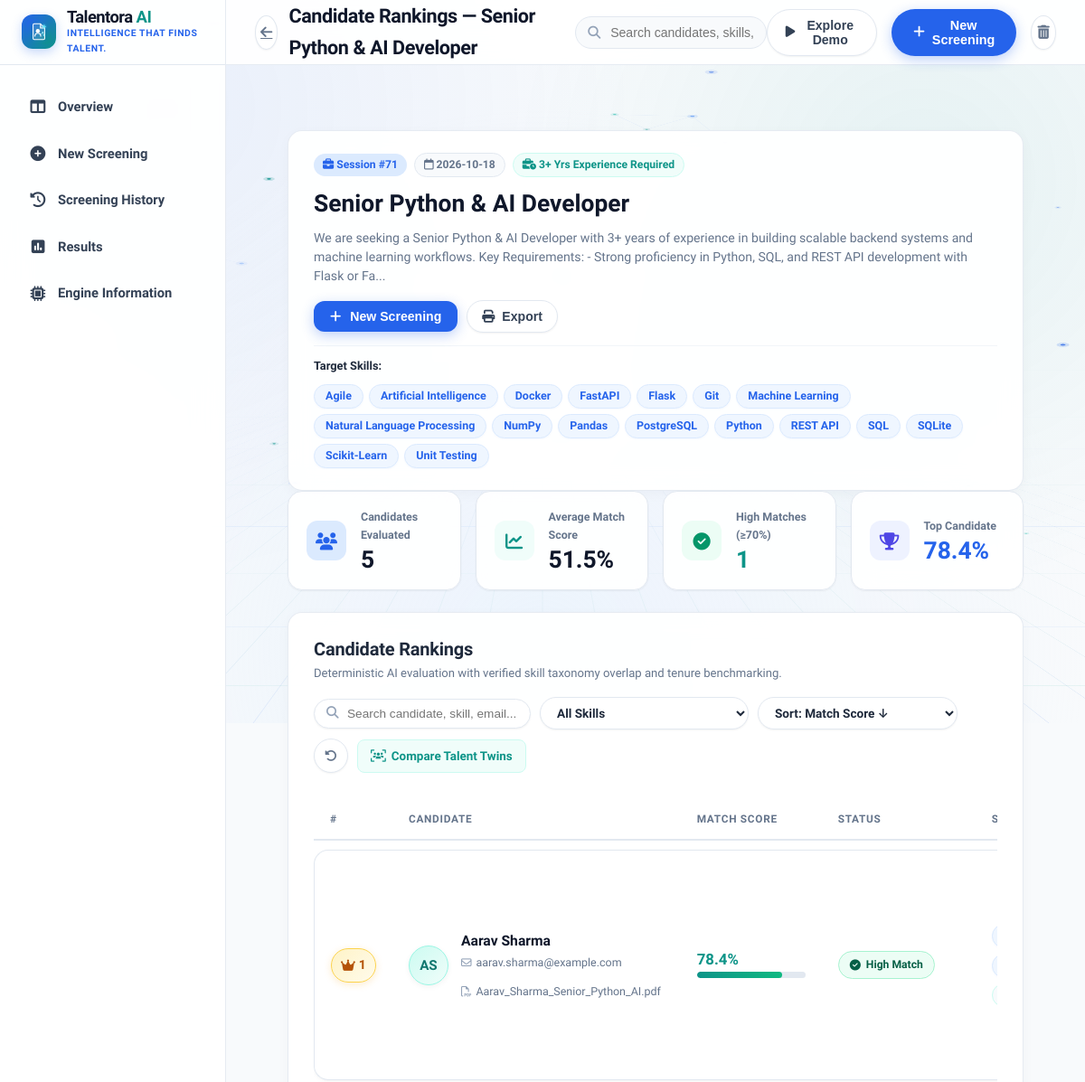
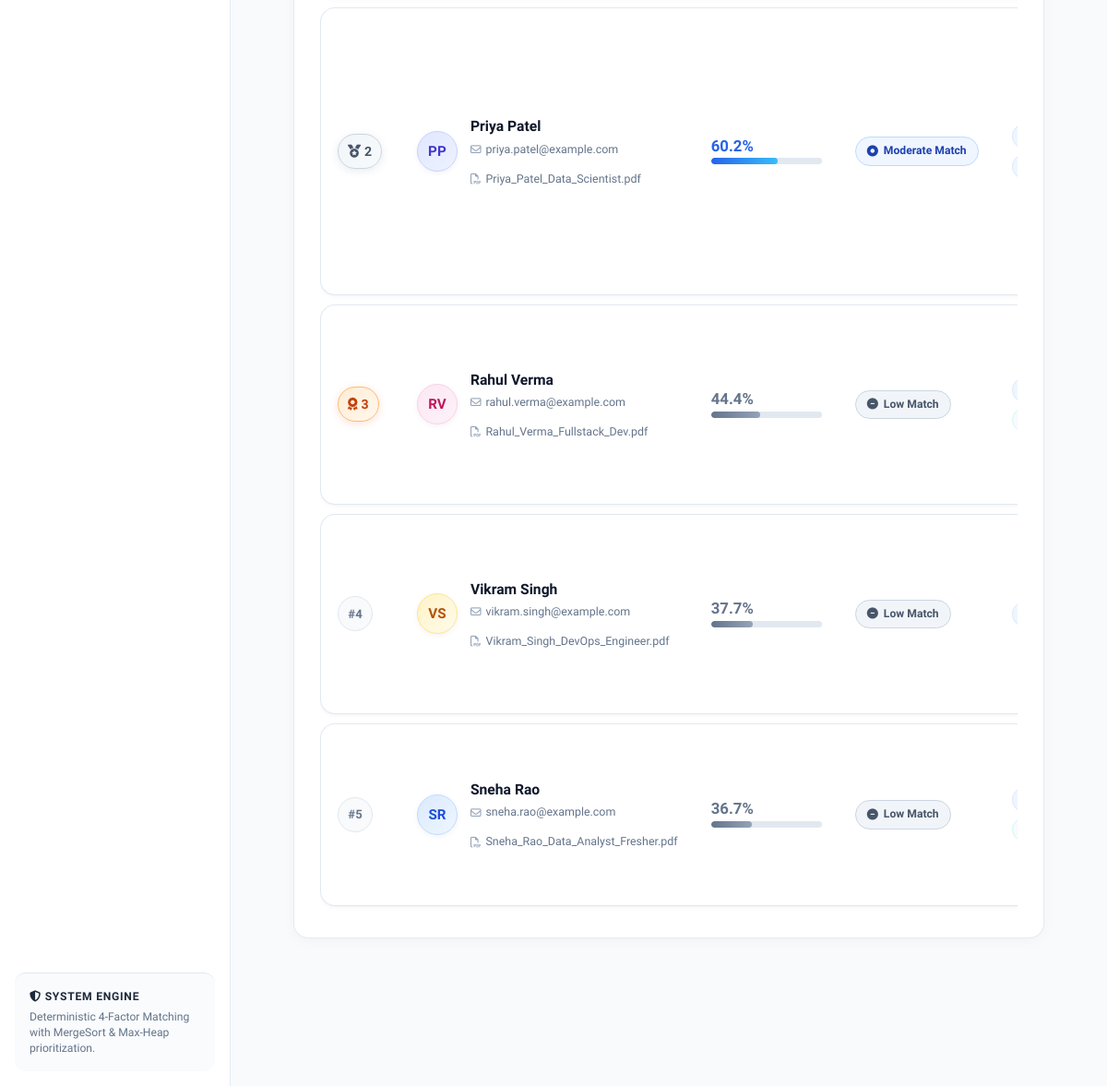
The page /results/71 on the database its author committed (2 pictures, top to bottom).
### tables this page shows
CREATE TABLE jobs (
            id INTEGER PRIMARY KEY AUTOINCREMENT,
            job_title TEXT NOT NULL,
            job_description TEXT NOT NULL,
            required_skills TEXT,
            required_experience REAL DEFAULT 0,
            created_at TIMESTAMP DEFAULT CURRENT_TIMESTAMP
        );

CREATE TABLE candidates (
            id INTEGER PRIMARY KEY AUTOINCREMENT,
            job_id INTEGER,
            name TEXT NOT NULL,
            email TEXT,
            phone TEXT,
            education TEXT,
            experience_years REAL DEFAULT 0,
            resume_filename TEXT,
            match_score REAL DEFAULT 0,
            skill_score REAL DEFAULT 0,
            exp_score REAL DEFAULT 0,
            edu_score REAL DEFAULT 0,
            tfidf_score REAL DEFAULT 0,
            badge TEXT,
            badge_class TEXT,
            matched_skills TEXT,
            missing_skills TEXT,
            additional_skills TEXT,
            explanations_json TEXT,
            raw_text TEXT,
            projects TEXT,
            certifications TEXT,
            created_at TIMESTAMP DEFAULT CURRENT_TIMESTAMP,
            FOREIGN KEY (job_id) REFERENCES jobs (id) ON DELETE CASCADE
        );

CREATE TABLE talent_twin_simulations (
            id INTEGER PRIMARY KEY AUTOINCREMENT,
            candidate_id INTEGER NOT NULL UNIQUE,
            job_id INTEGER NOT NULL,
            task_type TEXT,
            challenge_title TEXT,
            challenge_json TEXT,
            submission_json TEXT,
            results_json TEXT,
            practical_score REAL DEFAULT 0.0,
            confidence_score REAL DEFAULT 0.0,
            confidence_badge TEXT,
            status TEXT DEFAULT 'pending',
            created_at TIMESTAMP DEFAULT CURRENT_TIMESTAMP,
            completed_at TIMESTAMP,
            FOREIGN KEY (candidate_id) REFERENCES candidates (id) ON DELETE CASCADE,
            FOREIGN KEY (job_id) REFERENCES jobs (id) ON DELETE CASCADE
        );

### app.py (the view)
@app.route('/results/<int:job_id>')
def view_results(job_id: int):
    job = database.get_job(job_id)
    if not job:
        flash("Screening session not found.", "error")
        return redirect(url_for('dashboard'))
    candidates = database.get_job_talent_twin_comparison(job_id)
    ranked_candidates = merge_sort(candidates, key=lambda c: c["match_score"], reverse=True)
    for idx, cand in enumerate(ranked_candidates):
        cand["rank"] = idx + 1
    total_count = len(ranked_candidates)
    avg_score = round(sum(c["match_score"] for c in ranked_candidates) / total_count, 1) if total_count > 0 else 0.0
    top_candidate = ranked_candidates[0] if ranked_candidates else None
    all_skills_set = set()
    for c in ranked_candidates:
        all_skills_set.update(c.get("skills", []))
    available_skills = sorted(list(all_skills_set))
    return render_template(
        'results.html',
        job=job,
        candidates=ranked_candidates,
        total_count=total_count,
        avg_score=avg_score,
        top_candidate=top_candidate,
        available_skills=available_skills
    )

### templates/results.html (shortened to what this page needs)
{% extends 'base.html' %}
{% block page_title %}Candidate Rankings — {{ job.job_title }}{% endblock %}
{% block content %}
<div class="results-page-container">
    <div class="card-light-panel mb-4">
        <div style="display: flex; justify-content: space-between; align-items: flex-start; flex-wrap: wrap; gap: 16px;">
            <div>
                <div style="display: flex; gap: 8px; align-items: center; margin-bottom: 8px; flex-wrap: wrap;">
                    <span style="font-size: 0.76rem; font-weight: 700; background: var(--color-soft-sky); color: var(--color-arctic-blue); padding: 3px 10px; border-radius: var(--radius-pill);">
                        <i class="fa-solid fa-briefcase"></i> Session #{{ job.id }}
                    </span>
                    <span style="font-size: 0.76rem; font-weight: 600; background: var(--color-ice-white); color: var(--color-slate-muted); padding: 3px 10px; border-radius: var(--radius-pill); border: 1px solid var(--border-color);">
                        <i class="fa-regular fa-calendar"></i> {{ job.created_at[:10] if job.created_at else 'Recent' }}
                    </span>
                    {% if job.required_experience > 0 %}
                    <span style="font-size: 0.76rem; font-weight: 700; background: var(--color-soft-teal); color: var(--color-teal); padding: 3px 10px; border-radius: var(--radius-pill); border: 1px solid var(--color-soft-teal-border);">
                        <i class="fa-solid fa-business-time"></i> {{ job.required_experience|format_exp }}+ Yrs Experience Required
                    </span>
                    {% endif %}
                </div>
                <h1 style="font-size: 1.65rem; font-weight: 800; color: var(--color-slate-title); margin-bottom: 6px;">{{ job.job_title }}</h1>
                <p style="font-size: 0.88rem; color: var(--color-slate-muted); max-width: 820px; line-height: 1.5;">{{ job.job_description[:240] }}{% if job.job_description|length > 240 %}...{% endif %}</p>
            </div>
            <div style="display: flex; gap: 10px; align-items: center;">
                <button type="button" class="btn-primary-screen" onclick="openUploadModal()" style="padding: 9px 18px; font-size: 0.88rem; width: auto;">
                    <i class="fa-solid fa-plus"></i> New Screening
                </button>
                <button onclick="window.print()" class="btn-nav-demo" title="Print / Export Report" style="padding: 9px 16px; font-size: 0.88rem;">
                    <i class="fa-solid fa-print"></i> Export
                </button>
            </div>
        </div>
        {% if job.required_skills %}
        <div class="target-skills-wrap">
            <span class="target-skills-label">Target Skills:</span>
            <div class="skills-pill-cluster">
                {% for s in job.required_skills %}
                <span class="skill-pill-tag">{{ s }}</span>
                {% endfor %}
            </div>
        </div>
        {% endif %}
    </div>
    <div class="kpi-slots-grid mb-4">
        <div class="kpi-card-clean">
            <div class="kpi-icon-pill icon-blue"><i class="fa-solid fa-users"></i></div>
            <div>
                <span class="kpi-label-muted">Candidates Evaluated</span>
                <div class="kpi-stat-bold">{{ total_count }}</div>
            </div>
        </div>
        <div class="kpi-card-clean">
            <div class="kpi-icon-pill icon-teal"><i class="fa-solid fa-chart-line"></i></div>
            <div>
                <span class="kpi-label-muted">Average Match Score</span>
                <div class="kpi-stat-bold">{{ avg_score }}%</div>
            </div>
        </div>
        <div class="kpi-card-clean">
            <div class="kpi-icon-pill icon-green"><i class="fa-solid fa-circle-check"></i></div>
            <div>
                <span class="kpi-label-muted">High Matches (&ge;70%)</span>
                <div class="kpi-stat-bold" style="color: var(--color-teal);">
                    {{ candidates|selectattr('match_score', 'ge', 70)|list|length }}
                </div>
            </div>
        </div>
        <div class="kpi-card-clean">
            <div class="kpi-icon-pill icon-indigo"><i class="fa-solid fa-trophy"></i></div>
            <div>
                <span class="kpi-label-muted">Top Candidate</span>
                <div class="kpi-stat-bold" style="color: var(--color-arctic-blue);">
                    {% if top_candidate %}{{ top_candidate.match_score }}%{% else %}N/A{% endif %}
                </div>
            </div>
        </div>
    </div>
    <div class="card-light-panel" id="rankingsSection">
        <div class="table-toolbar-flex" style="margin-bottom: 20px;">
            <div>
                <h3 class="panel-title-clean" style="font-size: 1.25rem;">Candidate Rankings</h3>
                <p class="panel-sub-text">Deterministic AI evaluation with verified skill taxonomy overlap and tenure benchmarking.</p>
            </div>
            <div style="display: flex; gap: 10px; align-items: center; flex-wrap: wrap;">
                <div style="position: relative; min-width: 240px;">
                    <i class="fa-solid fa-magnifying-glass" style="position: absolute; left: 14px; top: 50%; transform: translateY(-50%); color: var(--color-slate-light); font-size: 0.85rem;"></i>
                    <input type="text" id="candidateSearchInput" class="light-table-search"
                        placeholder="Search candidate, skill, email..." onkeyup="filterRankingsTable()" style="padding-left: 36px; font-size: 0.85rem; padding-top: 8px; padding-bottom: 8px;">
                </div>
                <select id="skillDropdownFilter" class="light-select-control" onchange="filterRankingsTable()" style="font-size: 0.85rem; padding: 8px 14px;">
                    <option value="">All Skills</option>
                </select>
                <select id="sortDropdownFilter" class="light-select-control" onchange="sortRankingsTable(this.value)" style="font-size: 0.85rem; padding: 8px 14px;">
                    <option value="score_desc">Sort: Match Score &darr;</option>
                </select>
                <button type="button" class="btn-clear-filters" onclick="clearRankingsFilters()" title="Reset Filters">
                    <i class="fa-solid fa-rotate-left"></i>
                </button>
                <a href="{{ url_for('talent_twin_compare', job_id=job.id) }}" class="btn-twin-compare-link" title="Compare candidates on dual metrics (Resume vs Talent Twin)">
                    <i class="fa-solid fa-users-viewfinder"></i>
                    <span>Compare Talent Twins</span>
                </a>
            </div>
        </div>
        <div style="overflow-x: auto;">
            <table class="light-saas-table" id="rankingsTable">
                <thead>
                    <tr>
                        <th style="width: 60px;">#</th>
                        <th style="min-width: 220px;">Candidate</th>
                        <th style="width: 170px;">Match Score</th>
                        <th style="width: 140px;">Status</th>
                        <th style="min-width: 240px;">Skills Matched</th>
                    </tr>
                </thead>
                <tbody id="rankingsTableBody">
                    {% for c in candidates %}
                    <tr class="ranking-row"
                        data-name="{{ c.name|lower }}"
                        data-email="{{ c.email|lower }}"
                        data-skills="{{ c.skills|join(' ')|lower }}"
                        data-score="{{ c.match_score }}"
                        data-exp="{{ c.experience_years }}">
                        <td class="col-rank">
                            {% if loop.index == 1 %}
                                <span class="rank-badge-medal rank-1" title="Rank 1 - Top Candidate">
                                    <i class="fa-solid fa-crown"></i> 1
                                </span>
                            {% elif loop.index == 2 %}
                                <span class="rank-badge-medal rank-2" title="Rank 2">
                                    <i class="fa-solid fa-medal"></i> 2
                                </span>
                            {% elif loop.index == 3 %}
                                <span class="rank-badge-medal rank-3" title="Rank 3">
                                    <i class="fa-solid fa-award"></i> 3
                                </span>
                            {% else %}
                                <span class="rank-badge-medal rank-default">
                                    #{{ loop.index }}
                                </span>
                            {% endif %}
                        </td>
                        <td class="col-candidate">
                            <div class="cand-info-flex">
                                <div class="cand-avatar avatar-tint-{{ loop.index % 5 }}">
                                    {{ c.initials if c.initials else (c.name[:2]|upper if c.name != 'Not Available' else 'CD') }}
                                </div>
                                <div class="cand-meta">
                                    <a href="{{ url_for('candidate_detail', candidate_id=c.id) }}" class="cand-name-title">
                                        {{ c.name }}
                                    </a>
                                    <div class="cand-contact-row">
                                        <span class="cand-contact-item" title="{{ c.email }}">
                                            <i class="fa-regular fa-envelope"></i> {{ c.email }}
                                        </span>
                                        {% if c.resume_filename %}
                                        <span class="cand-contact-item" title="{{ c.resume_filename }}">
                                            <i class="fa-regular fa-file-pdf text-danger"></i> {{ c.resume_filename }}
                                        </span>
                                        {% endif %}
                                    </div>
                                </div>
                            </div>
                        </td>
                        <td class="col-score">
                            <div class="cand-score-box">
                                <div class="cand-score-header">
                                    <span class="cand-score-percent {% if c.match_score >= 70 %}score-text-high{% elif c.match_score >= 45 %}score-text-moderate{% else %}score-text-low{% endif %}">
                                        {{ c.match_score }}%
                                    </span>
                                </div>
                                <div class="score-track-modern">
                                    <div class="score-fill-modern {% if c.match_score >= 70 %}fill-high{% elif c.match_score >= 45 %}fill-moderate{% else %}fill-low{% endif %}"
                                         style="width: {{ c.match_score }}%;"></div>
                                </div>
                            </div>
                        </td>
                        <td class="col-badge">
                            {% if c.match_score >= 70 %}
                                <span class="status-pill-modern pill-high">
                                    <i class="fa-solid fa-circle-check"></i> High Match
                                </span>
                            {% elif c.match_score >= 45 %}
                                <span class="status-pill-modern pill-moderate">
                                    <i class="fa-solid fa-circle-dot"></i> Moderate Match
                                </span>
                            {% else %}
                                <span class="status-pill-modern pill-low">
                                    <i class="fa-solid fa-circle-minus"></i> Low Match
                                </span>
                            {% endif %}
                        </td>
                        <td class="col-skills">
                            <div class="cand-skills-chips-wrap">
                                {% for s in c.matched_skills[:3] %}
                                    <span class="skill-pill-tag">{{ s }}</span>
                                {% endfor %}
                                {% if c.matched_skills|length > 3 %}
                                    <span class="skill-chip-more" title="{{ c.matched_skills[3:]|join(', ') }}">+{{ c.matched_skills|length - 3 }} more</span>
                                {% elif not c.matched_skills and c.skills %}
                                    {% for s in c.skills[:2] %}
                                        <span class="skill-pill-tag">{{ s }}</span>
                                    {% endfor %}
                                {% endif %}
                            </div>
                        </td>
                    </tr>
                    {% endfor %}
                </tbody>
            </table>
        </div>
    </div>
</div>
{% endblock %}

### rows shown on the page
jobs: job_title "Senior Python & AI Developer", id "71", created_at "2026-10-18", required_experience "3", job_description "We are seeking a Senior Python & AI Developer with 3+ years of experience in building scalable backend systems and machine learning workflows. Key Requirements: - Strong proficiency in Python, SQL, and REST API development with Flask or Fa"
candidates: match_score "78.4"
talent_twin_simulations: shows "1", initials "AS", name "Aarav Sharma", email "aarav.sharma@example.com", resume_filename "Aarav_Sharma_Senior_Python_AI.pdf", match_score "78.4", shows "High Match"
candidates: shows "2", initials "PP", name "Priya Patel", email "priya.patel@example.com", resume_filename "Priya_Patel_Data_Scientist.pdf", match_score "60.2", shows "Moderate Match"
candidates: shows "3", initials "RV", name "Rahul Verma", email "rahul.verma@example.com", resume_filename "Rahul_Verma_Fullstack_Dev.pdf", match_score "44.4", shows "Low Match"
candidates: initials "VS", name "Vikram Singh", email "vikram.singh@example.com", resume_filename "Vikram_Singh_DevOps_Engineer.pdf", match_score "37.7", shows "Low Match"
candidates: initials "SR", name "Sneha Rao", email "sneha.rao@example.com", resume_filename "Sneha_Rao_Data_Analyst_Fresher.pdf", match_score "36.7", shows "Low Match"

### other values the page prints
{{ s }} "Agile" "Artificial Intelligence" "Docker" "FastAPI" "Flask" "Git" "Machine Learning" "Natural Language Processing" "NumPy" "Pandas" "PostgreSQL" "Python" "REST API" "SQL" "SQLite" "Scikit-Learn" "Unit Testing"
{{ total_count }} "5"
{{ avg_score }} "51.5"
{{ candidates|selectattr('match_score', 'ge', 70)|list|length }} "1"
